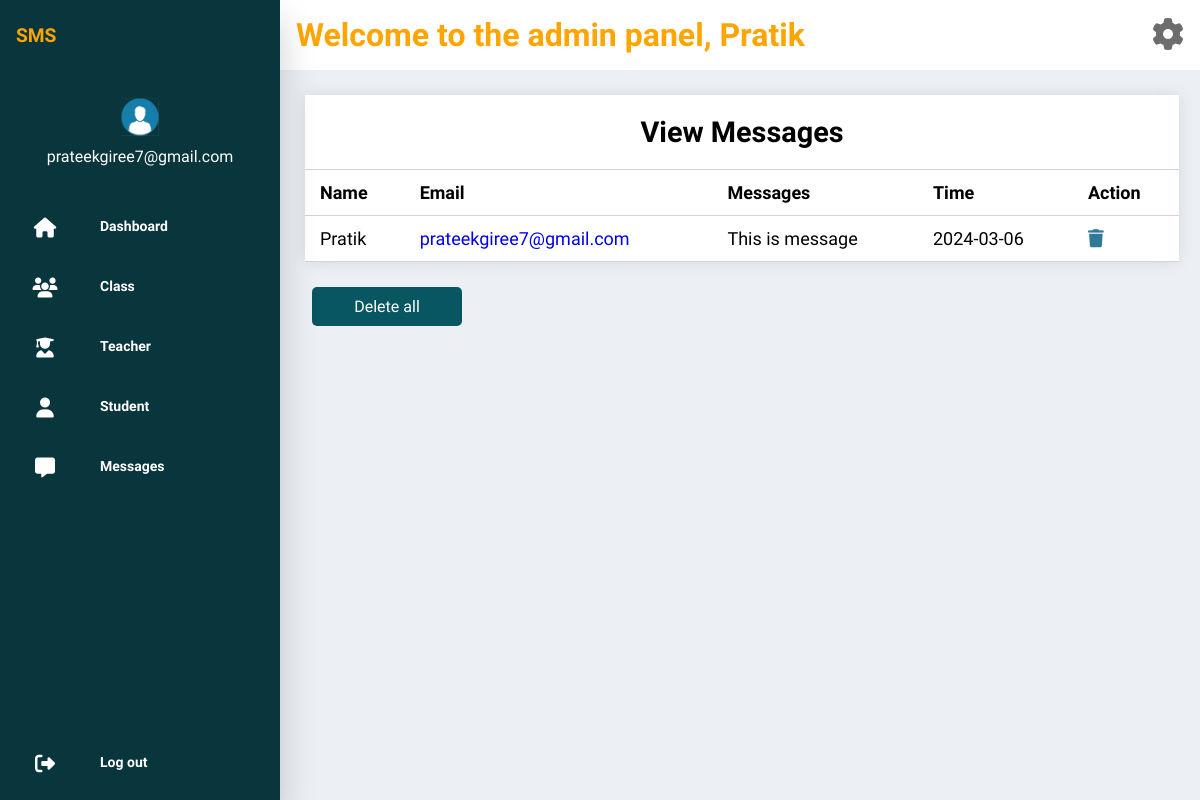
/app/src/pages/messages.php (signed in), run on the app's committed database.
### tables this page shows
CREATE TABLE `user` (
  `uid` int(11) NOT NULL,
  `name` varchar(100) NOT NULL,
  `email` varchar(100) NOT NULL,
  `address` varchar(100) NOT NULL,
  `password` varchar(100) NOT NULL,
  `role` tinyint(1) DEFAULT 1,
  `contact` varchar(10) NOT NULL
);

CREATE TABLE `contact` (
  `id` int(11) NOT NULL,
  `fullname` varchar(255) NOT NULL,
  `email` varchar(255) NOT NULL,
  `message` text NOT NULL,
  `time` date DEFAULT curdate()
);

### app/src/pages/messages.php (the view, shortened to what this page needs)
<?php
if (empty($_SESSION['email'])) {
    header('Location:../../public/index.php');
} else {
    include_once "../includes/connection.php";
    $query = "SELECT * FROM contact";
    $result_set = $conn->query($query);
    ?>
    <!DOCTYPE html>
    <html lang="en">
    <head>
        <link rel="stylesheet" href="../css/view_table.css">
    </head>
    <body>
        <div class="container">
            <div class="left">
                <?php
                include_once "../includes/admin_sidebar.php";
                ?>
            </div>
            <div class="right">
                <div class="include">
                    <?php include_once "../includes/header.php"; ?>
                </div>
                <div class="content" style="display:block;">
                    <div>
                        <table class="content-table">
                            <thead>
                                <tr class='title'>
                                    <th colspan="5">
                                        <h1> View Messages</h1>
                                    </th>
                                </tr>
                                <tr class="heading">
                                    <th>Name</th>
                                    <th>Email</th>
                                    <th style="width=60%;">Messages</th>
                                    <th>Time</th>
                                    <th>Action</th>
                                </tr>
                            </thead>
                            <tbody>
                                <tr style="text-align:justify;">
                                    <?php
                                    if ($result_set->num_rows > 0) {
                                        while ($data = $result_set->fetch_assoc()) {
                                            $id = $data['id'];
                                            $fullname = $data['fullname'];
                                            $email = $data['email'];
                                            $message = $data['message'];
                                            $time = $data['time'];
                                            echo "<tr>
                                                <td>" . htmlspecialchars($fullname) . "</td>
                                                <td> <a href='mailto:'" . $email . "' style='text-decoration:none;'>" . htmlspecialchars($email) . "</td>
                                                <td> <pre>" . wordwrap(htmlspecialchars($message), 50) . "</pre></td>
                                                <td>" . htmlspecialchars($time) . "</td>
                                                <td><a href='javascript:void(0)' onclick='checkStatus(" . $id . ")' ; '><i class='fa-solid fa-trash'  style='color:#2f7999;'></i></a>
                                                </td>
                                            </tr>";
                                        }
                                    } else {
                                        echo "<script>
                                             alert('No New Messages');
                                             window.location.href='../admin/admin_dashboard.php';
                                            </script>";
                                    }
                                    ?>
                                </tr>
                            </tbody>
                        </table>
                    </div>
                </div>
                <a href="javascript:void(0)" onclick="checkStatus(-1);" class="delete">Delete all</a>
            </div>
        </div>
    </body>
    </html>
    <?php
}
?>

### app/src/includes/header.php (shortened to what this page needs)
<?php
if (empty($_SESSION['email'])) {
    header("Location:../../public/index.php");
} else {
    include "../includes/connection.php";
    $role_header = 0;
    $email_header = $_SESSION['email'];
    $sql_header = "SELECT * FROM user where role=? and email=?";
    $stmt_header = $conn->prepare($sql_header);
    $stmt_header->bind_param("is", $role_header, $email_header);
    $stmt_header->execute();
    $result_header = $stmt_header->get_result();
    $name_header = "";
    if ($result_header->num_rows > 0) {
        $row_header = $result_header->fetch_assoc();
        $name_header = $row_header['name'];
    }
    $name_header = strstr($name_header, ' ', true);
    ?>
    <!DOCTYPE html>
    <html lang="en">
    <head>
        <link rel="stylesheet" href="https://cdnjs.cloudflare.com/ajax/libs/font-awesome/6.5.1/css/all.min.css"
 />
    </head>
    <body>
        <div class="welcome">
            <h1>Welcome to the admin panel,
                <?php echo $name_header; ?>
            </h1>
            <a href="../pages/admin_profile.php"><i class="fa-solid fa-gear"></i></a>
        </div>
    </body>
    </html>
    <?php
}
?>

### app/src/css/view_table.css (style rules this page uses)
* { margin: 0; padding: 0; box-sizing: border-box; }
body { background-color: #ecf0f4; font-family: "Rajdhani", sans-serif; }
.right { width: calc(100% - 280px); }
.content { width: 100%; display: flex; justify-content: space-evenly; align-items: center; }
table { border-collapse: collapse; width: 95%; margin: 5rem 0 0 2rem; background-color: white; }
.content-table { margin: 25px; font-size: 0.9em; min-width: 400px; box-shadow: 0 0 15px 0 rgba(0, 0, 0, 0.1); }
.content-table .title h1 { margin: 0.5rem auto; font-weight: bold; }
.content-table .heading { text-align: left; border-top: 1px solid #d3d3d3; border-bottom: 1px solid #d3d3d3; margin: 0.5rem auto; font-size: large; font-weight: bold; }
thead th { padding: 12px 15px; }
tbody th, tbody td { font-size: 18px; padding: 12px 15px; border-bottom: 1px solid #d3d3d3; }
.delete { width: 150px; display: flex; justify-content: center; text-decoration: none; background-color: #085662; color: white; padding: 10px 20px; border: none; border-radius: 5px; cursor: pointer; margin: 0 0 1rem 2rem; transition: 0.4s; }

### app/src/css/admin_sidebar.css (style rules this page uses)
* { margin: 0; padding: 0; box-sizing: border-box; font-family: "Rajdhani", sans-serif; }
.container { display: flex; min-height: 100%; }

### app/src/includes/header.php (style rules this page uses)
.welcome { display: flex; justify-content: space-between; width: 100%; color: orange; background-color: #fff; padding: 1rem; }
.welcome h1 { font-size: 2rem; }
.welcome a { color: rgb(110, 109, 109); font-size: 2rem; }

### data on the page
user: name "Pratik"
contact: fullname "Pratik", email "prateekgiree7@gmail.com", message "This is message", time "2024-03-06"

### other printed values
$_SESSION['email'] "prateekgiree7@gmail.com"
